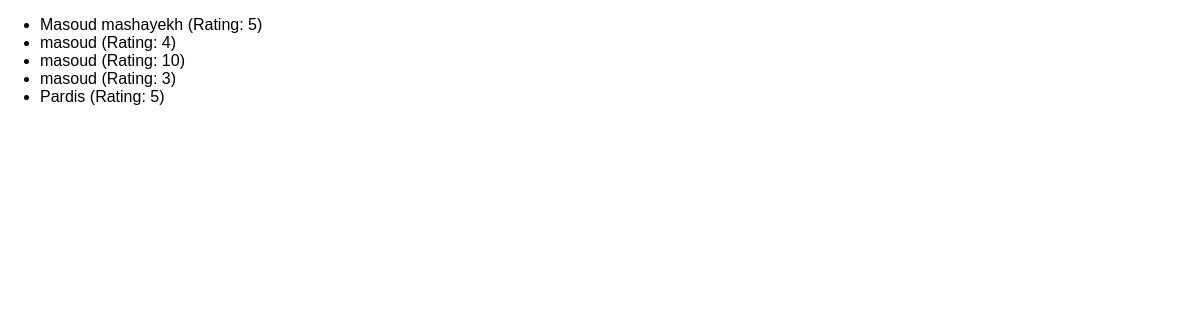
The app's page /reviews, older data.
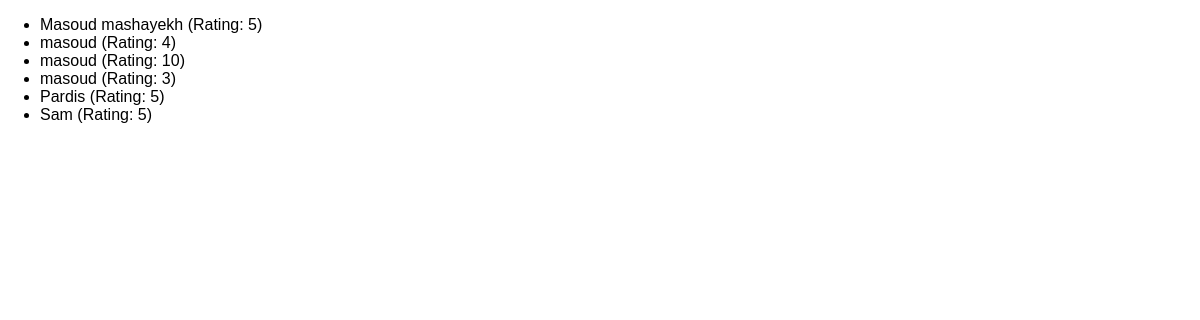
The same page, newer data.
### reviews/models.py (models this page shows)
class Review(models.Model):
    user_name = models.CharField(max_length=100)
    review_text = models.TextField()
    rating = models.IntegerField()

### reviews/views.py (the view)
# urls.py: path("reviews", views.ReviewsListView.as_view()),
class ReviewsListView(ListView):
    template_name = "reviews/review_list.html"
    model = Review
    context_object_name = "reviews"

### reviews/templates/reviews/review_list.html (shortened to what this page needs)
{% extends "reviews/base.html" %}
{% block content %}
    <ul>
        {% for review in reviews %}
        <li>{{ review.user_name }} (Rating: {{ review.rating }}) </li>
        {% endfor %}
    </ul>
{% endblock %}

Row changes from the older to the newer data that the page shows:
added Review: user_name "Sam", rating "5"
